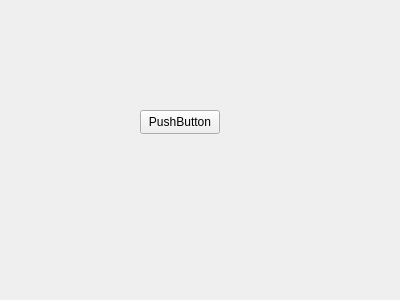
<?xml version="1.0" encoding="UTF-8"?>
<ui version="4.0">
 <class>BoutonPoussoir</class>
 <widget class="QWidget" name="BoutonPoussoir">
  <property name="geometry">
   <rect>
    <x>0</x>
    <y>0</y>
    <width>400</width>
    <height>300</height>
   </rect>
  </property>
  <property name="windowTitle">
   <string>Form</string>
  </property>
  <widget class="QPushButton" name="pushButton">
   <property name="geometry">
    <rect>
     <x>140</x>
     <y>110</y>
     <width>80</width>
     <height>24</height>
    </rect>
   </property>
   <property name="text">
    <string>PushButton</string>
   </property>
  </widget>
 </widget>
 <resources/>
 <connections/>
</ui>
